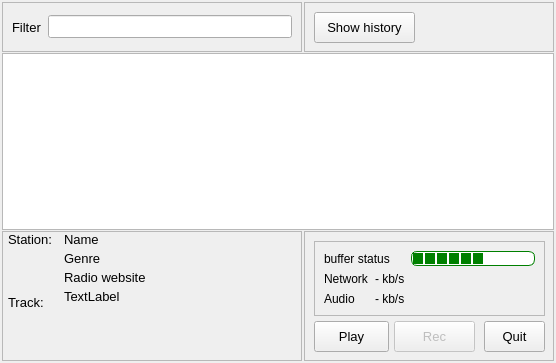
<?xml version="1.0" encoding="UTF-8"?>
<ui version="4.0">
 <class>MainWindow</class>
 <widget class="QMainWindow" name="MainWindow">
  <property name="geometry">
   <rect>
    <x>0</x>
    <y>0</y>
    <width>556</width>
    <height>363</height>
   </rect>
  </property>
  <property name="windowTitle">
   <string>MainWindow</string>
  </property>
  <property name="layoutDirection">
   <enum>Qt::LeftToRight</enum>
  </property>
  <widget class="QWidget" name="centralwidget">
   <layout class="QGridLayout" name="gridLayout_2">
    <property name="leftMargin">
     <number>2</number>
    </property>
    <property name="topMargin">
     <number>2</number>
    </property>
    <property name="rightMargin">
     <number>2</number>
    </property>
    <property name="bottomMargin">
     <number>2</number>
    </property>
    <property name="spacing">
     <number>1</number>
    </property>
    <item row="2" column="0">
     <widget class="QFrame" name="frame">
      <property name="sizePolicy">
       <sizepolicy hsizetype="Expanding" vsizetype="Maximum">
        <horstretch>0</horstretch>
        <verstretch>0</verstretch>
       </sizepolicy>
      </property>
      <property name="minimumSize">
       <size>
        <width>300</width>
        <height>130</height>
       </size>
      </property>
      <property name="frameShape">
       <enum>QFrame::StyledPanel</enum>
      </property>
      <property name="frameShadow">
       <enum>QFrame::Raised</enum>
      </property>
      <layout class="QFormLayout" name="formLayout">
       <property name="fieldGrowthPolicy">
        <enum>QFormLayout::AllNonFixedFieldsGrow</enum>
       </property>
       <property name="verticalSpacing">
        <number>4</number>
       </property>
       <property name="leftMargin">
        <number>5</number>
       </property>
       <property name="topMargin">
        <number>0</number>
       </property>
       <property name="bottomMargin">
        <number>2</number>
       </property>
       <item row="2" column="0">
        <widget class="QLabel" name="lStationName">
         <property name="sizePolicy">
          <sizepolicy hsizetype="Fixed" vsizetype="Preferred">
           <horstretch>0</horstretch>
           <verstretch>0</verstretch>
          </sizepolicy>
         </property>
         <property name="minimumSize">
          <size>
           <width>50</width>
           <height>0</height>
          </size>
         </property>
         <property name="font">
          <font>
           <pointsize>10</pointsize>
           <weight>50</weight>
           <bold>false</bold>
          </font>
         </property>
         <property name="text">
          <string>Station:</string>
         </property>
        </widget>
       </item>
       <item row="2" column="1">
        <widget class="QLabel" name="lStationNameTxt">
         <property name="sizePolicy">
          <sizepolicy hsizetype="Expanding" vsizetype="Preferred">
           <horstretch>0</horstretch>
           <verstretch>0</verstretch>
          </sizepolicy>
         </property>
         <property name="font">
          <font>
           <pointsize>10</pointsize>
          </font>
         </property>
         <property name="text">
          <string>Name</string>
         </property>
         <property name="wordWrap">
          <bool>false</bool>
         </property>
        </widget>
       </item>
       <item row="3" column="1">
        <widget class="QLabel" name="lGenreTxt">
         <property name="font">
          <font>
           <pointsize>10</pointsize>
          </font>
         </property>
         <property name="text">
          <string>Genre</string>
         </property>
         <property name="openExternalLinks">
          <bool>true</bool>
         </property>
        </widget>
       </item>
       <item row="4" column="1">
        <widget class="QLabel" name="lStationURL">
         <property name="sizePolicy">
          <sizepolicy hsizetype="Expanding" vsizetype="Preferred">
           <horstretch>0</horstretch>
           <verstretch>0</verstretch>
          </sizepolicy>
         </property>
         <property name="font">
          <font>
           <pointsize>10</pointsize>
          </font>
         </property>
         <property name="text">
          <string>Radio website</string>
         </property>
         <property name="textFormat">
          <enum>Qt::RichText</enum>
         </property>
        </widget>
       </item>
       <item row="5" column="0">
        <widget class="QLabel" name="lTrackName">
         <property name="sizePolicy">
          <sizepolicy hsizetype="Fixed" vsizetype="Preferred">
           <horstretch>0</horstretch>
           <verstretch>0</verstretch>
          </sizepolicy>
         </property>
         <property name="minimumSize">
          <size>
           <width>50</width>
           <height>0</height>
          </size>
         </property>
         <property name="font">
          <font>
           <pointsize>10</pointsize>
           <weight>50</weight>
           <bold>false</bold>
          </font>
         </property>
         <property name="text">
          <string>Track:</string>
         </property>
        </widget>
       </item>
       <item row="5" column="1">
        <widget class="QLabel" name="lTrackNameTxt">
         <property name="sizePolicy">
          <sizepolicy hsizetype="Expanding" vsizetype="Expanding">
           <horstretch>0</horstretch>
           <verstretch>0</verstretch>
          </sizepolicy>
         </property>
         <property name="minimumSize">
          <size>
           <width>0</width>
           <height>0</height>
          </size>
         </property>
         <property name="font">
          <font>
           <pointsize>10</pointsize>
          </font>
         </property>
         <property name="text">
          <string>TextLabel</string>
         </property>
         <property name="alignment">
          <set>Qt::AlignLeading|Qt::AlignLeft|Qt::AlignTop</set>
         </property>
         <property name="wordWrap">
          <bool>true</bool>
         </property>
        </widget>
       </item>
      </layout>
     </widget>
    </item>
    <item row="0" column="2">
     <widget class="QFrame" name="frame_4">
      <property name="sizePolicy">
       <sizepolicy hsizetype="Fixed" vsizetype="Fixed">
        <horstretch>0</horstretch>
        <verstretch>0</verstretch>
       </sizepolicy>
      </property>
      <property name="minimumSize">
       <size>
        <width>250</width>
        <height>50</height>
       </size>
      </property>
      <property name="maximumSize">
       <size>
        <width>16777215</width>
        <height>16777215</height>
       </size>
      </property>
      <property name="frameShape">
       <enum>QFrame::StyledPanel</enum>
      </property>
      <property name="frameShadow">
       <enum>QFrame::Raised</enum>
      </property>
      <widget class="QLabel" name="label">
       <property name="geometry">
        <rect>
         <x>190</x>
         <y>0</y>
         <width>50</width>
         <height>50</height>
        </rect>
       </property>
       <property name="text">
        <string/>
       </property>
       <property name="pixmap">
        <pixmap resource="Radiola.qrc">:/images/radio_supernova.ico</pixmap>
       </property>
       <property name="scaledContents">
        <bool>true</bool>
       </property>
       <property name="openExternalLinks">
        <bool>false</bool>
       </property>
      </widget>
      <widget class="QPushButton" name="bnShowHistory">
       <property name="geometry">
        <rect>
         <x>10</x>
         <y>10</y>
         <width>101</width>
         <height>31</height>
        </rect>
       </property>
       <property name="sizePolicy">
        <sizepolicy hsizetype="Preferred" vsizetype="Preferred">
         <horstretch>0</horstretch>
         <verstretch>0</verstretch>
        </sizepolicy>
       </property>
       <property name="font">
        <font>
         <pointsize>10</pointsize>
        </font>
       </property>
       <property name="layoutDirection">
        <enum>Qt::RightToLeft</enum>
       </property>
       <property name="text">
        <string>Show history</string>
       </property>
      </widget>
      <widget class="QWidget" name="wVis" native="true">
       <property name="geometry">
        <rect>
         <x>120</x>
         <y>10</y>
         <width>61</width>
         <height>31</height>
        </rect>
       </property>
      </widget>
     </widget>
    </item>
    <item row="0" column="0">
     <widget class="QFrame" name="frame_3">
      <property name="sizePolicy">
       <sizepolicy hsizetype="Preferred" vsizetype="Fixed">
        <horstretch>0</horstretch>
        <verstretch>0</verstretch>
       </sizepolicy>
      </property>
      <property name="minimumSize">
       <size>
        <width>300</width>
        <height>50</height>
       </size>
      </property>
      <property name="maximumSize">
       <size>
        <width>16777215</width>
        <height>16777215</height>
       </size>
      </property>
      <property name="frameShape">
       <enum>QFrame::StyledPanel</enum>
      </property>
      <property name="frameShadow">
       <enum>QFrame::Raised</enum>
      </property>
      <layout class="QHBoxLayout" name="horizontalLayout">
       <item>
        <widget class="QLabel" name="lFilter">
         <property name="font">
          <font>
           <pointsize>10</pointsize>
          </font>
         </property>
         <property name="text">
          <string>Filter</string>
         </property>
        </widget>
       </item>
       <item>
        <widget class="QLineEdit" name="filterPatternLineEdit">
         <property name="sizePolicy">
          <sizepolicy hsizetype="Expanding" vsizetype="Fixed">
           <horstretch>0</horstretch>
           <verstretch>0</verstretch>
          </sizepolicy>
         </property>
         <property name="font">
          <font>
           <pointsize>10</pointsize>
          </font>
         </property>
        </widget>
       </item>
      </layout>
     </widget>
    </item>
    <item row="2" column="2">
     <widget class="QFrame" name="frame_5">
      <property name="sizePolicy">
       <sizepolicy hsizetype="Maximum" vsizetype="Maximum">
        <horstretch>0</horstretch>
        <verstretch>0</verstretch>
       </sizepolicy>
      </property>
      <property name="minimumSize">
       <size>
        <width>250</width>
        <height>130</height>
       </size>
      </property>
      <property name="frameShape">
       <enum>QFrame::StyledPanel</enum>
      </property>
      <property name="frameShadow">
       <enum>QFrame::Raised</enum>
      </property>
      <widget class="QPushButton" name="pbQuit">
       <property name="enabled">
        <bool>true</bool>
       </property>
       <property name="geometry">
        <rect>
         <x>180</x>
         <y>90</y>
         <width>61</width>
         <height>31</height>
        </rect>
       </property>
       <property name="font">
        <font>
         <pointsize>10</pointsize>
        </font>
       </property>
       <property name="text">
        <string>Quit</string>
       </property>
      </widget>
      <widget class="QPushButton" name="pbPlay">
       <property name="geometry">
        <rect>
         <x>10</x>
         <y>90</y>
         <width>75</width>
         <height>31</height>
        </rect>
       </property>
       <property name="font">
        <font>
         <pointsize>10</pointsize>
        </font>
       </property>
       <property name="text">
        <string>Play</string>
       </property>
      </widget>
      <widget class="QFrame" name="frame_2">
       <property name="geometry">
        <rect>
         <x>10</x>
         <y>10</y>
         <width>231</width>
         <height>75</height>
        </rect>
       </property>
       <property name="sizePolicy">
        <sizepolicy hsizetype="Fixed" vsizetype="Fixed">
         <horstretch>0</horstretch>
         <verstretch>0</verstretch>
        </sizepolicy>
       </property>
       <property name="frameShape">
        <enum>QFrame::StyledPanel</enum>
       </property>
       <property name="frameShadow">
        <enum>QFrame::Sunken</enum>
       </property>
       <layout class="QGridLayout" name="gridLayout">
        <item row="1" column="1">
         <widget class="QLabel" name="lNetUsageTxt">
          <property name="text">
           <string>- kb/s</string>
          </property>
         </widget>
        </item>
        <item row="1" column="0">
         <widget class="QLabel" name="lNetUsage">
          <property name="text">
           <string>Network</string>
          </property>
         </widget>
        </item>
        <item row="0" column="2">
         <widget class="QProgressBar" name="pbBufferStatus">
          <property name="maximumSize">
           <size>
            <width>16777215</width>
            <height>15</height>
           </size>
          </property>
          <property name="styleSheet">
           <string notr="true">QProgressBar{
    border: 1px solid green;
    border-radius: 6px;
    text-align: center
}

QProgressBar::chunk {
    background-color: green;
    width: 10px;
    margin: 1px;
}</string>
          </property>
          <property name="value">
           <number>50</number>
          </property>
          <property name="textVisible">
           <bool>false</bool>
          </property>
         </widget>
        </item>
        <item row="0" column="0" colspan="2">
         <widget class="QLabel" name="lBufferStatus">
          <property name="text">
           <string>buffer status</string>
          </property>
         </widget>
        </item>
        <item row="2" column="1">
         <widget class="QLabel" name="lAudioQuality">
          <property name="text">
           <string>- kb/s</string>
          </property>
         </widget>
        </item>
        <item row="2" column="0">
         <widget class="QLabel" name="label_2">
          <property name="text">
           <string>Audio</string>
          </property>
         </widget>
        </item>
       </layout>
      </widget>
      <widget class="QPushButton" name="pbRecord">
       <property name="enabled">
        <bool>false</bool>
       </property>
       <property name="geometry">
        <rect>
         <x>90</x>
         <y>90</y>
         <width>81</width>
         <height>31</height>
        </rect>
       </property>
       <property name="font">
        <font>
         <pointsize>10</pointsize>
        </font>
       </property>
       <property name="text">
        <string>Rec</string>
       </property>
      </widget>
      <zorder>frame_2</zorder>
      <zorder>pbQuit</zorder>
      <zorder>pbPlay</zorder>
      <zorder>pbRecord</zorder>
     </widget>
    </item>
    <item row="1" column="0" colspan="3">
     <widget class="RTreeView" name="radioTree">
      <property name="sizePolicy">
       <sizepolicy hsizetype="Preferred" vsizetype="Preferred">
        <horstretch>0</horstretch>
        <verstretch>0</verstretch>
       </sizepolicy>
      </property>
      <property name="minimumSize">
       <size>
        <width>0</width>
        <height>150</height>
       </size>
      </property>
      <property name="font">
       <font>
        <pointsize>10</pointsize>
       </font>
      </property>
      <property name="acceptDrops">
       <bool>true</bool>
      </property>
      <property name="styleSheet">
       <string notr="true">alternate-background-color: rgb(224, 255, 224);</string>
      </property>
      <property name="editTriggers">
       <set>QAbstractItemView::EditKeyPressed</set>
      </property>
      <property name="alternatingRowColors">
       <bool>true</bool>
      </property>
      <property name="selectionBehavior">
       <enum>QAbstractItemView::SelectItems</enum>
      </property>
      <property name="rootIsDecorated">
       <bool>true</bool>
      </property>
      <property name="headerHidden">
       <bool>true</bool>
      </property>
      <property name="expandsOnDoubleClick">
       <bool>false</bool>
      </property>
      <attribute name="headerVisible">
       <bool>false</bool>
      </attribute>
     </widget>
    </item>
   </layout>
   <zorder>frame_3</zorder>
   <zorder>frame_5</zorder>
   <zorder>radioTree</zorder>
   <zorder>frame_4</zorder>
   <zorder>frame</zorder>
  </widget>
  <action name="insertRowAction">
   <property name="text">
    <string>Add station</string>
   </property>
  </action>
  <action name="removeRowAction">
   <property name="text">
    <string>Delete</string>
   </property>
  </action>
  <action name="insertChildAction">
   <property name="text">
    <string>Add subfolder</string>
   </property>
  </action>
  <action name="editRadioAction">
   <property name="text">
    <string>Edit</string>
   </property>
   <property name="toolTip">
    <string>Edit radio</string>
   </property>
  </action>
 </widget>
 <customwidgets>
  <customwidget>
   <class>RTreeView</class>
   <extends>QTreeView</extends>
   <header>rtreeview.h</header>
  </customwidget>
 </customwidgets>
 <resources>
  <include location="Radiola.qrc"/>
 </resources>
 <connections/>
</ui>
